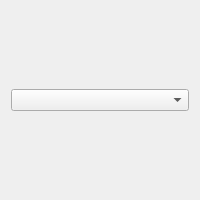
<?xml version="1.0" encoding="UTF-8"?>
<ui version="4.0">
 <class>ModifyParametersWidget</class>
 <widget class="QWidget" name="ModifyParametersWidget">
  <property name="geometry">
   <rect>
    <x>0</x>
    <y>0</y>
    <width>200</width>
    <height>200</height>
   </rect>
  </property>
  <property name="sizePolicy">
   <sizepolicy hsizetype="Fixed" vsizetype="Fixed">
    <horstretch>0</horstretch>
    <verstretch>0</verstretch>
   </sizepolicy>
  </property>
  <property name="maximumSize">
   <size>
    <width>600</width>
    <height>500</height>
   </size>
  </property>
  <property name="windowTitle">
   <string>Form</string>
  </property>
  <layout class="QVBoxLayout" name="verticalLayout">
   <item>
    <layout class="QHBoxLayout" name="horizontalLayout">
     <item>
      <widget class="QComboBox" name="avListComboBox"/>
     </item>
    </layout>
   </item>
   <item>
    <layout class="QHBoxLayout" name="modifyParamLayout"/>
   </item>
  </layout>
 </widget>
 <resources/>
 <connections/>
</ui>
